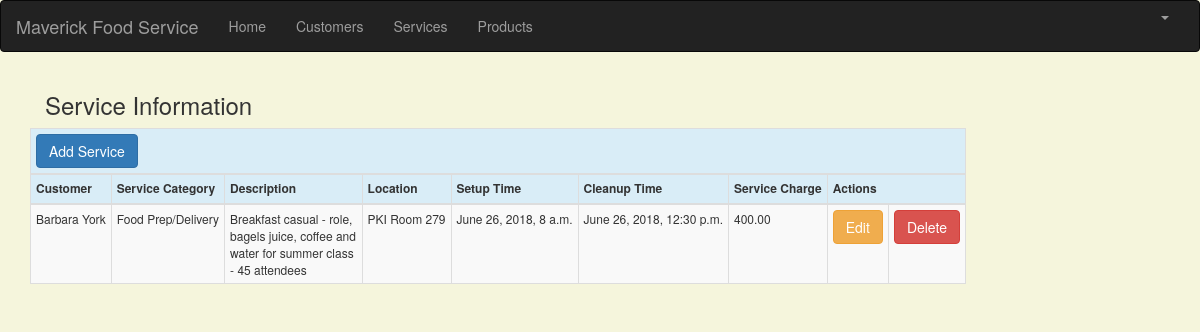
The app's page /service_list (signed in), older data.
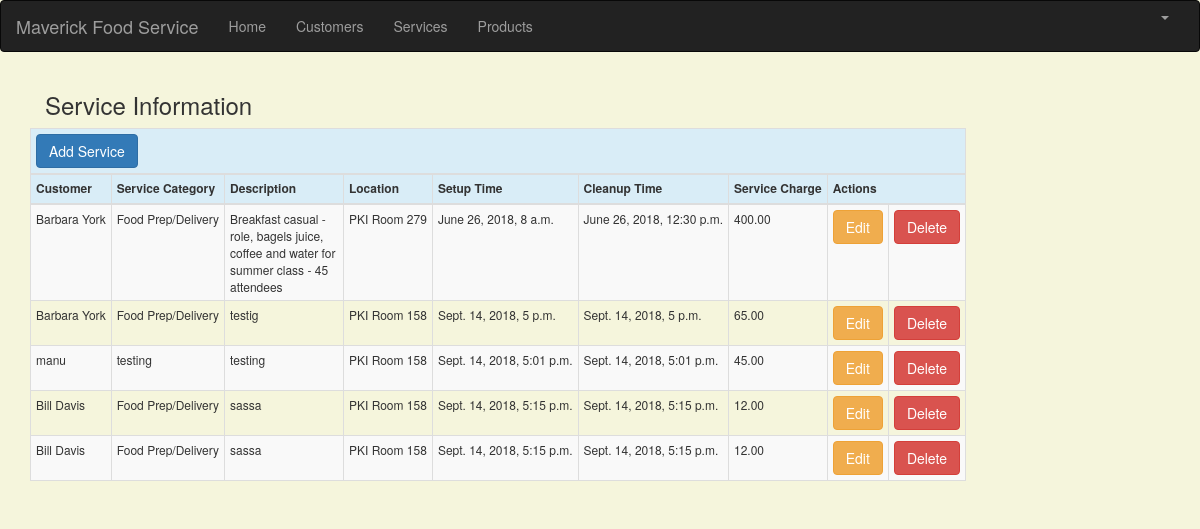
The same page, newer data.
### crm/models.py (models this page shows, shortened)
class Service(models.Model):
    cust_name = models.ForeignKey(Customer, on_delete=models.CASCADE, related_name='services')
    service_category = models.CharField(max_length=100)
    description = models.TextField()
    location = models.CharField(max_length=200)
    setup_time = models.DateTimeField(
        default=timezone.now)
    cleanup_time = models.DateTimeField(
        default=timezone.now)
    service_charge = models.DecimalField(max_digits=10, decimal_places=2)
    created_date = models.DateTimeField(
        default=timezone.now)
    updated_date = models.DateTimeField(auto_now_add=True)

class Customer(models.Model):
    cust_name = models.CharField(max_length=50)
    organization = models.CharField(max_length=100, blank=True)
    role = models.CharField(max_length=100)
    email = models.EmailField(max_length=100)
    bldgroom = models.CharField(max_length=100)
    address = models.CharField(max_length=200)
    account_number = models.IntegerField(blank=False, null=False)
    city = models.CharField(max_length=50)
    state = models.CharField(max_length=50)
    zipcode = models.CharField(max_length=10)
    phone_number = models.CharField(max_length=50)
    created_date = models.DateTimeField(
        default=timezone.now)
    updated_date = models.DateTimeField(auto_now_add=True)
    def __str__(self):
        return str(self.cust_name)

### crm/views.py (the view)
# urls.py: path('service_list', views.service_list, name='service_list'),
@login_required
def service_list(request):
    services = Service.objects.filter(created_date__lte=timezone.now())
    return render(request, 'crm/service_list.html', {'services': services})

### crm/templates/crm/service_list.html (shortened to what this page needs)
{% extends 'crm/base.html' %}
{% block content %}
    <html>
    <head>
        <link rel="stylesheet" href="https://maxcdn.bootstrapcdn.com/bootstrap/3.3.4/css/bootstrap.min.css">
    </head>
    <body>
<div class="container">
   <div class="row">
        <h3 style="padding-left: 15Px"><span class="pull-center">Service Information</span></h3>
           <table class="table table-striped table-bordered table-hover table-condensed table-responsive" >
               <thead>
            <tr class="bg-info">
                <th colspan="10" class="col text-left"><a href="{% url 'crm:service_new' %}" class="row"><span
            class="btn btn-primary">Add Service</span></a></th>
            </tr>
            <tr class="bg-info">
                <th nowrap="true">Customer</th>
                <th nowrap="true">Service Category</th>
                <th>Description</th>
                <th nowrap="true">Location</th>
                <th nowrap="true">Setup Time</th>
                <th nowrap="true">Cleanup Time</th>
                <th nowrap="true">Service Charge</th>
                <th colspan="3">Actions</th>
            </tr>
            </thead>
            <tbody>
            {% for service in services %}
                <tr>
                    <td nowrap="true">{{ service.cust_name }}</td>
                     <td nowrap="true">{{ service.service_category }}</td>
                     <td>{{ service.description }}</td>
                    <td nowrap="true">{{ service.location }}</td>
                    <td nowrap="true">{{ service.setup_time }}</td>
                    <td nowrap="true">{{ service.cleanup_time }}</td>
                    <td nowrap="true">{{ service.service_charge }}</td>
                     <td><a href="{% url 'crm:service_edit' pk=service.pk %}"
                           class="btn btn-warning">Edit</a></td>
                    <td><a href="{% url 'crm:service_delete' pk=service.pk %}"
                           onclick="return confirm('Are you sure you want to delete?')"
                           class="btn btn-danger">Delete</a>
                    </td>
                </tr>
            {% endfor %}
            </tbody>
        </table>
    </div>
</div>
    </body>
    </html>
{% endblock %}

Row changes from the older to the newer data that the page shows:
added Service: cust_name "Barbara York", service_category "Food Prep/Delivery", description "testig", location "PKI Room 158", setup_time "Sept. 14, 2018, 5 p.m.", cleanup_time "Sept. 14, 2018, 5 p.m.", service_charge "65.00"
added Service: cust_name "manu", service_category "testing", description "testing", location "PKI Room 158", setup_time "Sept. 14, 2018, 5:01 p.m.", cleanup_time "Sept. 14, 2018, 5:01 p.m.", service_charge "45.00"
added Service: cust_name "Bill Davis", service_category "Food Prep/Delivery", description "sassa", location "PKI Room 158", setup_time "Sept. 14, 2018, 5:15 p.m.", cleanup_time "Sept. 14, 2018, 5:15 p.m.", service_charge "12.00"
added Service: cust_name "Bill Davis", service_category "Food Prep/Delivery", description "sassa", location "PKI Room 158", setup_time "Sept. 14, 2018, 5:15 p.m.", cleanup_time "Sept. 14, 2018, 5:15 p.m.", service_charge "12.00"
